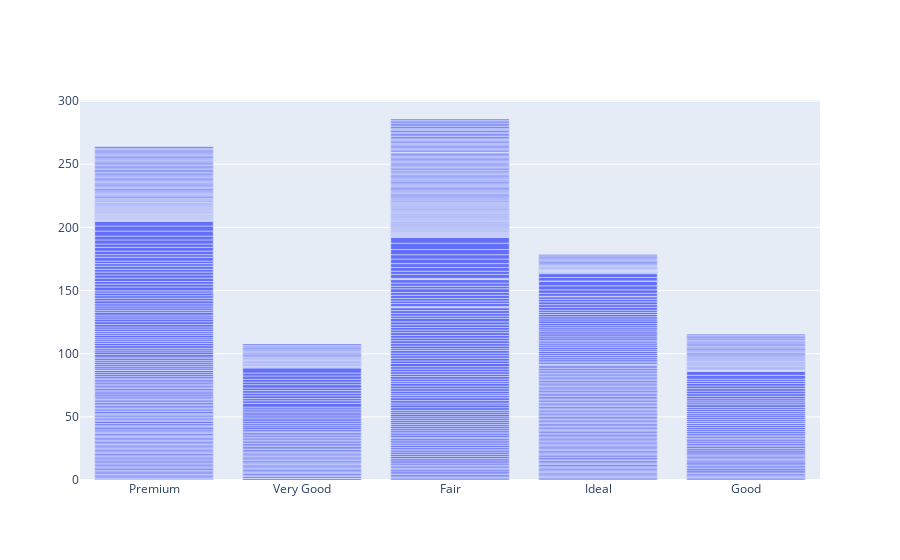

Notebook code for this chart:
### Code cell
#data = [trace1, trace2]
layout = go.Layout(
    barmode='stack'
)

fig = go.Figure(data=data, layout=layout)
iplot(fig)

### Figure 1 — Plotly figure (JSON) as saved in the notebook; plotly's stock layout.template omitted (floating-point values rounded to 4 significant figures; data arrays with more than 128 entries replaced by an {"elided": "..."} marker saying what was removed)
{"data": [{"name": "I1", "type": "bar", "x": {"elided": "741 str values"}, "y": {"elided": "741 float values"}}], "layout": {"barmode": "stack"}}
